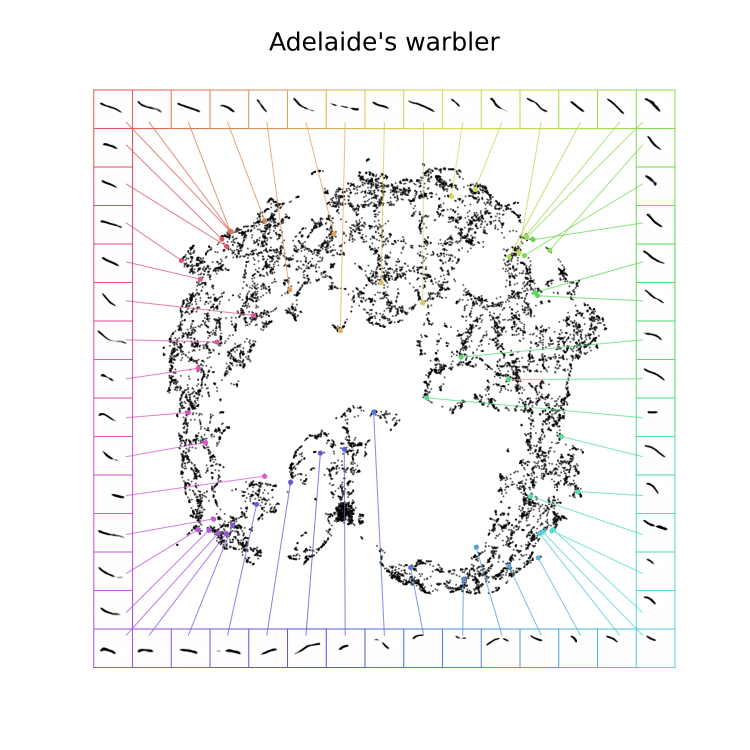
#> input picture images/aw.png, 3000 x 3000 px (shown at 1/4 size); its folder holds only this picture in this run
$ python -i 5.0-filter.py   (imports and definitions only)
#> lines starting #> are read from the running program, lines starting #| are printed output that depends on the picture
### warbler.py/constant.py
"""
Constant
--------

"""

from __future__ import annotations

import json
import pickle

from natsort import os_sorted
from pathlib import Path, PurePath
from typing import TYPE_CHECKING

if TYPE_CHECKING:
    import pathlib


# [14 lines left out: function relative, not called in this run]


# Find the "venv" folder relative to file
def walk(file: pathlib.Path) -> pathlib.Path | None:
    """Recursively finds the 'venv' folder relative to the given file.

    Args:
        file: The file from which the 'venv' folder needs to be found.

    Returns:
        The parent directory of the 'venv' folder if found, else None.

    """

    for path in file.parents:
        if path.is_dir():
            venv = list(
                path.glob('venv')
            )

            for environment in venv:
                return environment.parent

            walk(path.parent)

    return None


file = Path.cwd()
CWD = walk(file)

# The drive of the project
ROOT = Path(CWD.anchor)

# The directory for the original dataset
ORIGINAL = ROOT.joinpath('dataset/logue/adelaideswarbler')

# The directory for saving logs
LOGS = CWD.joinpath('logs')

# The directory for input
INPUT = CWD.joinpath('input')

# The directory for converted recordings
DATASET = INPUT.joinpath('dataset')

# The directory for Luscinia printouts
LUSCINIA = INPUT.joinpath('printout')

# The directory for Luscinia printouts
SPREADSHEET = INPUT.joinpath('spreadsheet')

# The directory for output
OUTPUT = CWD.joinpath('output')

# The directory for the .pdf files
PDF = OUTPUT.joinpath('pdf')

# The directory for pickled and compressed output
PICKLE = OUTPUT.joinpath('pickle')

# The directory for projection(s)
PROJECTION = OUTPUT.joinpath('projection')

# The directory for generated spectrograms to be inspected
SPECTROGRAM = OUTPUT.joinpath('spectrogram')

# The directory for hyperparameter tuning
TUNING = OUTPUT.joinpath('tuning')

# The root directory for the package
PACKAGE = CWD.joinpath('warbler.py')

# The directory for the analysis package
ANALYSIS = PACKAGE.joinpath('analysis')

# The directory for the AVGN package
AVGN = PACKAGE.joinpath('avgn')

# The directory for the pipeline package
PIPELINE = PACKAGE.joinpath('pipeline')

# The directory for the settings file(s)
SETTINGS = PACKAGE.joinpath('settings')

# A set of filenames to ignore in further processing
IGNORE = set()

bad = PICKLE.joinpath('bad.pkl')

if bad.exists():
    with open(bad, 'rb') as handle:
        ignore = pickle.load(handle)

        for file in ignore:
            file = file.get('filename')
            IGNORE.add(file)

error = PICKLE.joinpath('error.pkl')

if error.exists():
    with open(error, 'rb') as handle:
        ignore = pickle.load(handle)

        for file in ignore:
            file = file.get('filename')
            IGNORE.add(file)

# Get each individual's directory from the original dataset
DIRECTORIES = os_sorted([
    directory
    for directory in ORIGINAL.glob('*/')
    if directory.is_dir()
])

# Get each individual's directory from the processed dataset
INDIVIDUALS = os_sorted([
    individual
    for individual in DATASET.glob('*/')
    if individual.is_dir()
])

# Get each individual's songs from the processed dataset
RECORDINGS = os_sorted([
    file
    for individual in INDIVIDUALS
    for file in individual.glob('recordings/*.wav')
    if file.is_file()
])

# Get each individual's segmentation parameters from the processed dataset
SEGMENTATIONS = os_sorted([
    file
    for individual in INDIVIDUALS
    for file in individual.glob('segmentation/*.json')
    if file.is_file()
])

# Get each individual's .pdf
PDFS = os_sorted([
    individual
    for individual in OUTPUT.glob('pdf/*.pdf')
    if individual.is_file()
])

# Get each individual's Luscinia spectrograms
IMAGES = os_sorted([
    individual
    for individual in INPUT.glob('printout/*/*.jpg')
    if individual.is_file()
])

# [5 lines left out: function object_hook, not called in this run]

path = SETTINGS.joinpath('palette.json')

with open(path, 'r') as handle:
    file = handle.read()

    MASTER = json.loads(
        file,
        object_hook=object_hook
    )

### warbler.py/segment/5.0-filter.py
import cv2
import logging
import numpy as np
import swifter

from bootstrap import bootstrap
from constant import SETTINGS
from datatype.dataset import Dataset
from datatype.settings import Settings
from datatype.spectrogram import (
    pad,
    Linear,
    Mel,
    Spectrogram
)
from io import BytesIO
from logger import logger
from PIL import Image, ImageOps
from skimage import filters


log = logging.getLogger(__name__)


# [4 lines left out: function create_spectrogram, not called in this run]


def preprocess_image(image):
    image = ~np.array(image).astype('uint8')

    # Denoise
    image = cv2.medianBlur(image, 3)
    image = cv2.fastNlMeansDenoising(image, None, 50, 7, 21)

    # Minimum
    minimum = image < 25
    image[np.where(minimum)] = 0

    # Brightness and contrast
    contrast = 1.5
    brightness = 0

    brightness = brightness + int(
        round(255 * (1 - contrast) / 2)
    )

    image = cv2.addWeighted(
        image,
        contrast,
        image,
        0,
        brightness
    )

    image = cv2.medianBlur(image, 1)

    # Sharpen
    image = filters.unsharp_mask(
        image,
        radius=3.5,
        amount=3.5,
        channel_axis=False,
        preserve_range=False
    )

    image = (255 * image).clip(0, 255).astype(np.uint8)

    return image


# [168 lines left out: functions create_image, crop_image, resize_spectrogram, resize_image, to_numpy, main, not called in this run]


# [3 lines not run here, left out]

>>> import cv2
>>> picture = cv2.imread('../../images/aw.png')
#> picture is the input picture: shape (3000, 3000, 3); mean B, G, R 243.7, 243.8, 243.7
>>> result = preprocess_image(picture)
#> in preprocess_image, `image = ~np.array(image).astype('uint8')`:
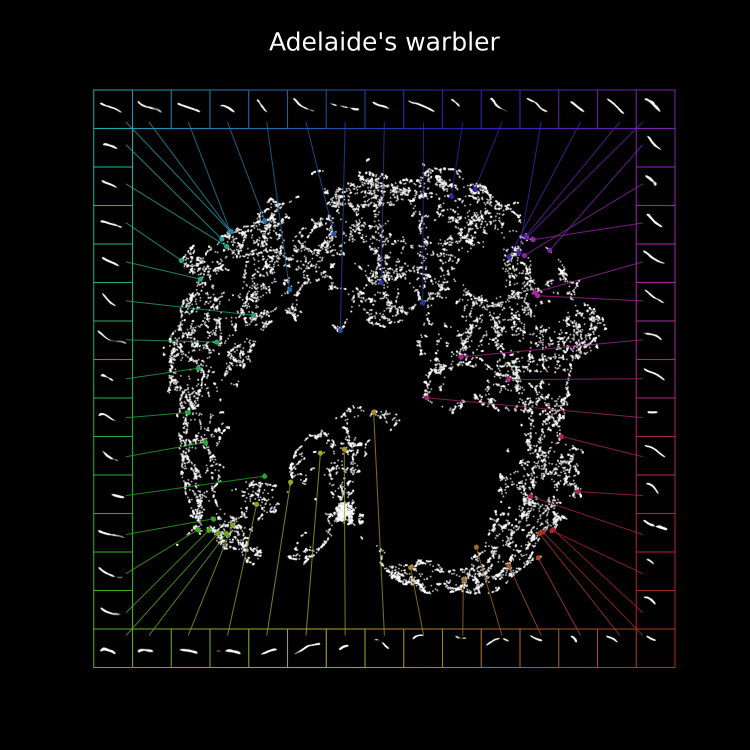
#> image: shape (3000, 3000, 3) (shown at 1/4 size); mean of channels 0, 1, 2 11.3, 11.2, 11.3; drawn as B, G, R
#> in preprocess_image, `minimum = image < 25`:
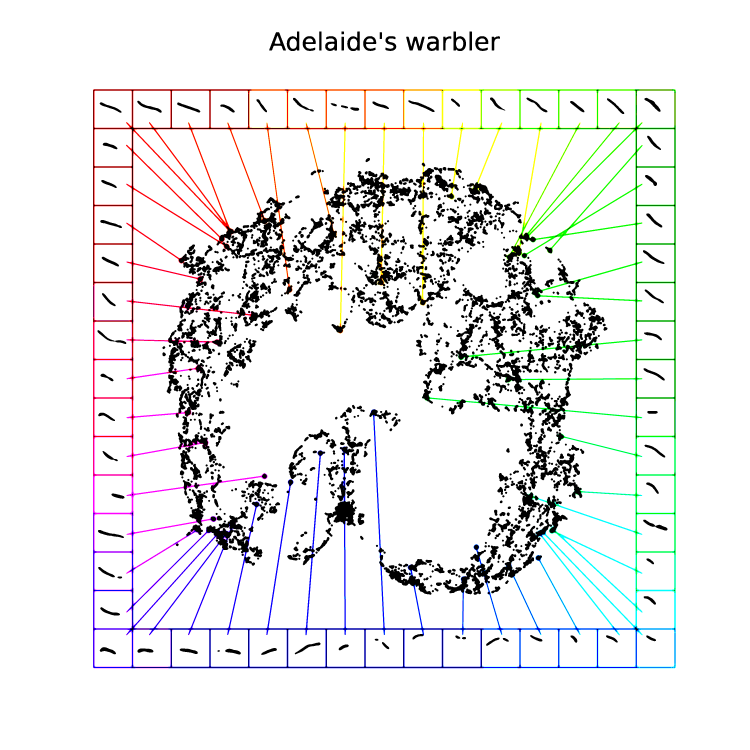
#> minimum: shape (3000, 3000, 3) bool (shown at 1/4 size); mean of channels 0, 1, 2 0.921, 0.922, 0.921; drawn as B, G, R
#> in preprocess_image, `image = cv2.addWeighted( image, contrast, image, 0, brightness )`:
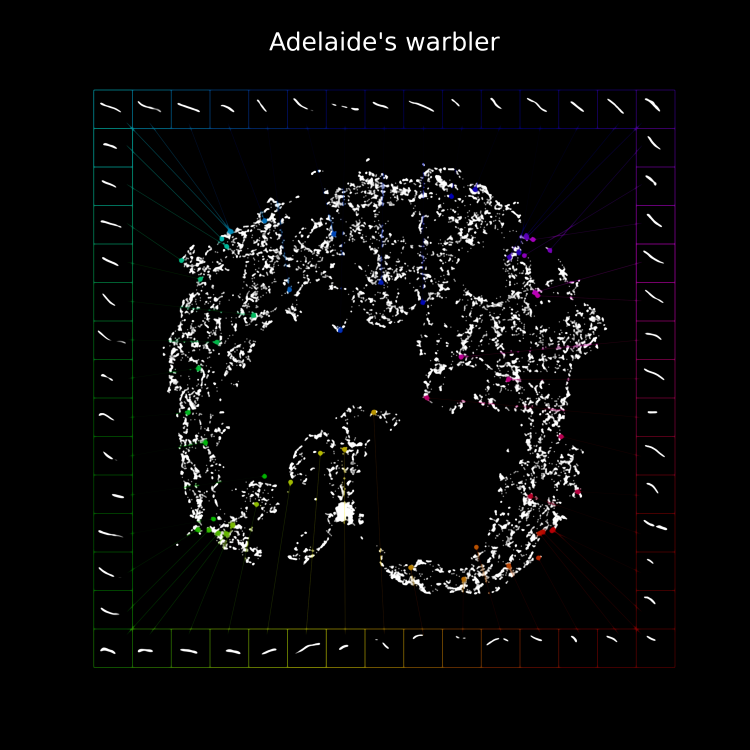
#> image: shape (3000, 3000, 3) (shown at 1/4 size); mean of channels 0, 1, 2 9.2, 9.1, 9.1; drawn as B, G, R
#> in preprocess_image, `image = filters.unsharp_mask( image, radius=3.5, amount=3.5, channel_a..`:
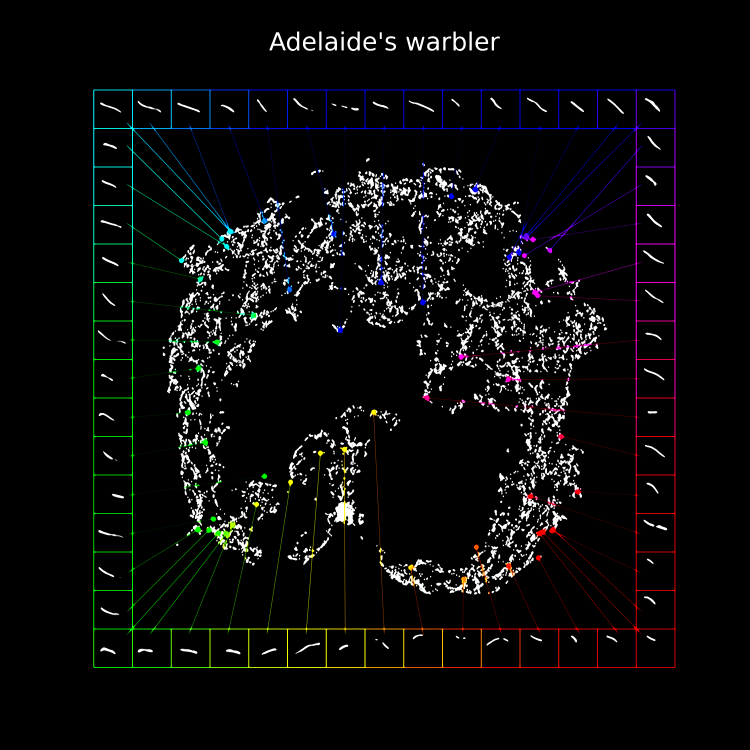
#> image: shape (3000, 3000, 3) float64 (shown at 1/4 size); mean of channels 0, 1, 2 0.0442, 0.0437, 0.0436; drawn as B, G, R
